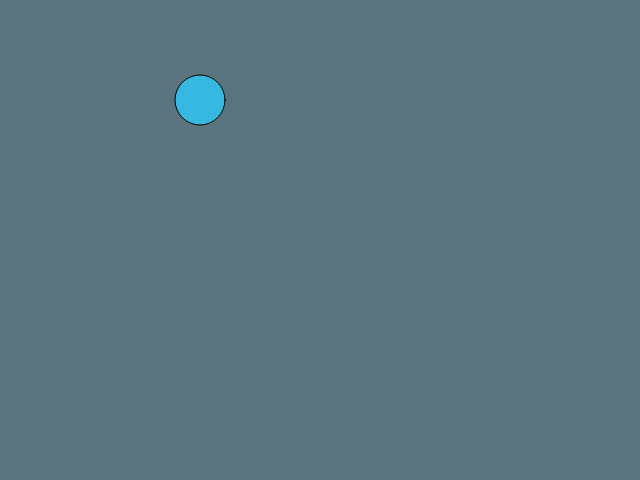
Frame 1 (no input)
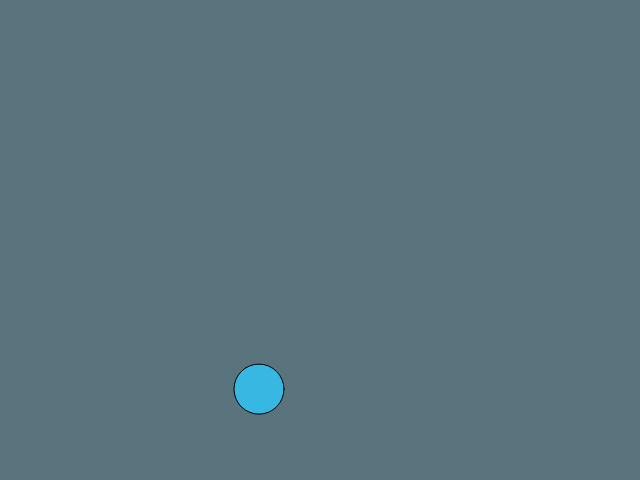
Frame 60 (no input)
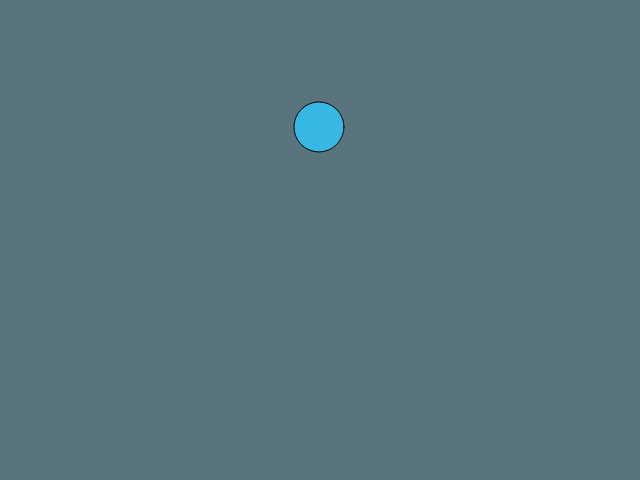
Frame 120 (the mouse pressed at the canvas centre since frame 60)

The p5.js sketch that drew these frames (run headless with seeded random() and noise() and a simulated clock; from frame 60 on, the mouse is pressed at the canvas centre):

// p5.js sketch
// ── sketch.js
var xCoord = 200, yCoord = 100;
var xSpeed = 1, ySpeed = 0;
var canvasX = 640, canvasY = 480;

function setup() {
    createCanvas(canvasX, canvasY);
    //frameRate(30);
}

function draw() {
    background('#59747D');
    fill('#36B8E3');
    ellipse(xCoord, yCoord, 50, 50);

    // move the ball coords for next frame.
    xCoord += xSpeed;
    ySpeed += 9.8 / 60;
    yCoord += ySpeed;
    
    // bounce at top or bottom.
    if (yCoord >= canvasY) { // the bottom
        yCoord = 2 * canvasY - yCoord; // removes deceleration?
        ySpeed *= -1;
    } else if (yCoord < 0) { // the top
        ySpeed *= -1;
    }
    // turn around on the right/left edges.
    if (xCoord > canvasX) {
        xSpeed *= -1;
    } else if (xCoord < 0) {
        xSpeed *= -1;
    }
}
